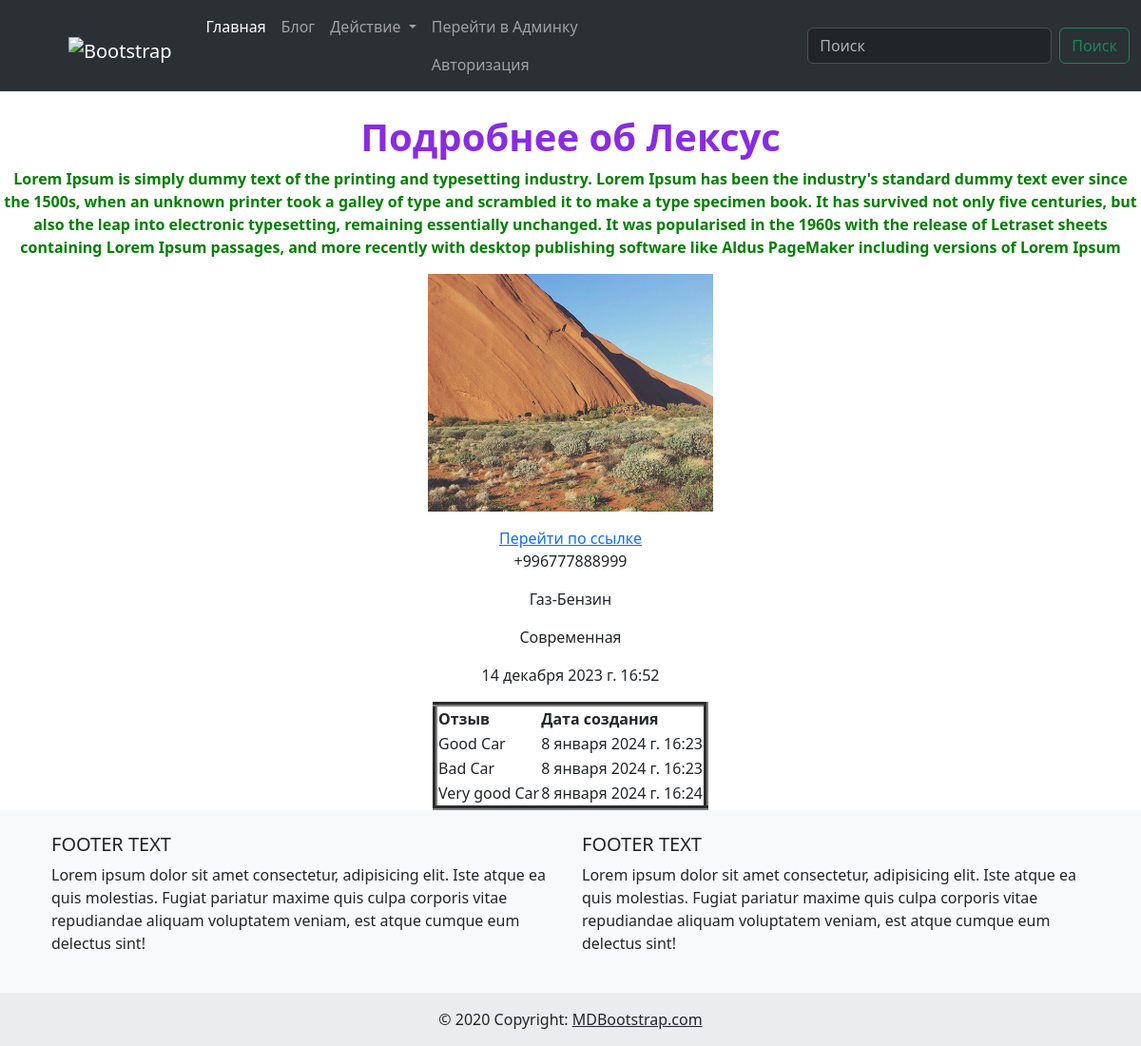
/car_list/1/, run on the app's committed database.
### car_market/models.py (models this page shows, shortened)
class Car(models.Model):
    TYPE_CAR = (
        ('Спортивная', 'Спортивная'),
        ('Олдовая', 'Олдовая'),
        ('Современная', 'Современная'),
        ('Классическая', 'Классическая')
    )
    title = models.CharField(max_length=100, verbose_name='Укажите название машины')
    description = models.TextField(verbose_name='Дайте описание машины', blank=True)
    photo = models.ImageField(upload_to='cars/', verbose_name='Добавьте фото')
    cost = models.PositiveIntegerField(verbose_name='Укажите цену',
                                       validators=[MinValueValidator(1000),
                                                   MaxValueValidator(30000)])
    car_url = models.URLField(verbose_name='Укажите ссылку на товар', blank=True)
    type_car = models.CharField(max_length=100, choices=TYPE_CAR)
    number_customer = models.CharField(max_length=14, verbose_name='Номер продавца', default='+996')
    oil = models.CharField(max_length=100, verbose_name='Укажите топливо', null=True)
    created_at = models.DateTimeField(auto_now_add=True)

class CarReview(models.Model):
    car = models.ForeignKey(Car, on_delete=models.CASCADE, related_name='car_review')
    text = models.TextField()
    created_at = models.DateTimeField(auto_now_add=True)

### car_market/views.py (the view)
# urls.py: path('car_list/<int:id>/', views.CarDetailView.as_view(), name='car_detail'),
class CarDetailView(generic.DetailView):
    template_name = 'cars/car_detail.html'
    context_object_name = 'car_id'
    def get_object(self, **kwargs):
        car_id = self.kwargs.get('id')
        return get_object_or_404(models.Car, id=car_id)

### templates/cars/car_detail.html (shortened to what this page needs)
{% include 'cars/header.html' %}
<div class="center-text">
<h1 class="color-title">Подробнее об {{car_id.title}}</h1>
<p class="style-description">{{car_id.description}}</p>
<div class="center-block"><img src="{{car_id.photo.url}}" alt="" class="image-style"></div>
    <a href="{{car_id.car_url}}">Перейти по ссылке</a>
    <p class="style-customer">{{car_id.number_customer}}</p>
    <p class="style-oil">{{car_id.oil}}</p>
    <p class="style-type-car">{{car_id.type_car}}</p>
    <p class="style-created-at">{{car_id.created_at}}</p>
</div>
<center>
    <table border="5">
        <tr>
            <th>Отзыв</th> <th>Дата создания</th>
        </tr>
        {% for i in car_id.car_review.all %}
        <tr>
            <td>{{i.text}}</td> <td>{{i.created_at}}</td>
        </tr>
        {% endfor %}
    </table>
    </center>
{% include 'cars/footer.html' %}

### static/css/style.css (style rules this page uses)
.color-title { color: blueviolet; font-weight: bold; }
.style-description { color: green; font-weight: bolder; }
.center-block { text-align: center; }
.center-text { text-align: center; }
.image-style { width: 300px; height: 250px; }

### data on the page
Car: title "Лексус", description "Lorem Ipsum is simply dummy text of the printing and typesetting industry. Lorem Ipsum has been the industry's standard dummy text ever since the 1500s, when an unknown printer took a galley of type and scrambled it to make a type specimen book. It has survived not only five centuries, but also the leap into electronic typesetting, remaining essentially unchanged. It was popularised in the 1960s with the release of Letraset sheets containing Lorem Ipsum passages, and more recently with desktop publishing software like Aldus PageMaker including versions of Lorem Ipsum", photo (picture), number_customer "+996777888999", oil "Газ-Бензин", type_car "Современная", created_at "14 декабря 2023 г. 16:52"
CarReview: text "Good Car", created_at "8 января 2024 г. 16:23"
CarReview: text "Bad Car", created_at "8 января 2024 г. 16:23"
CarReview: text "Very good Car", created_at "8 января 2024 г. 16:24"
